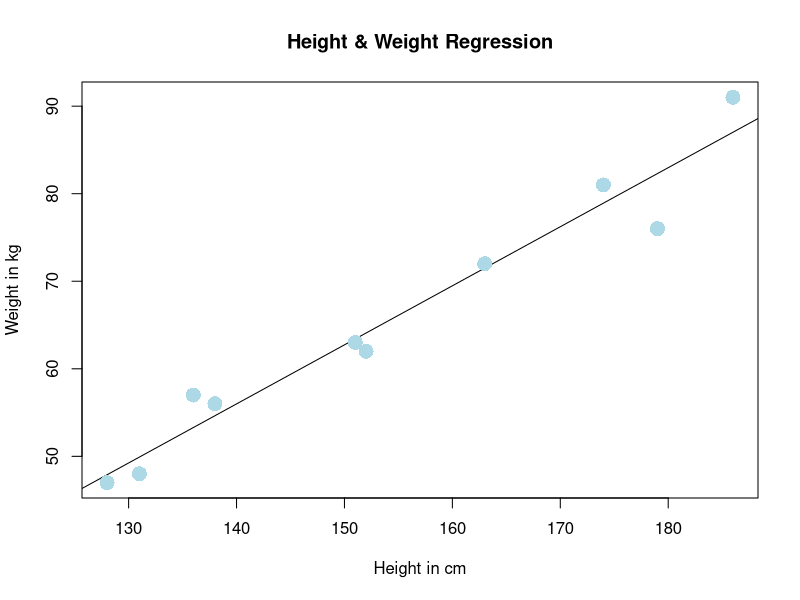
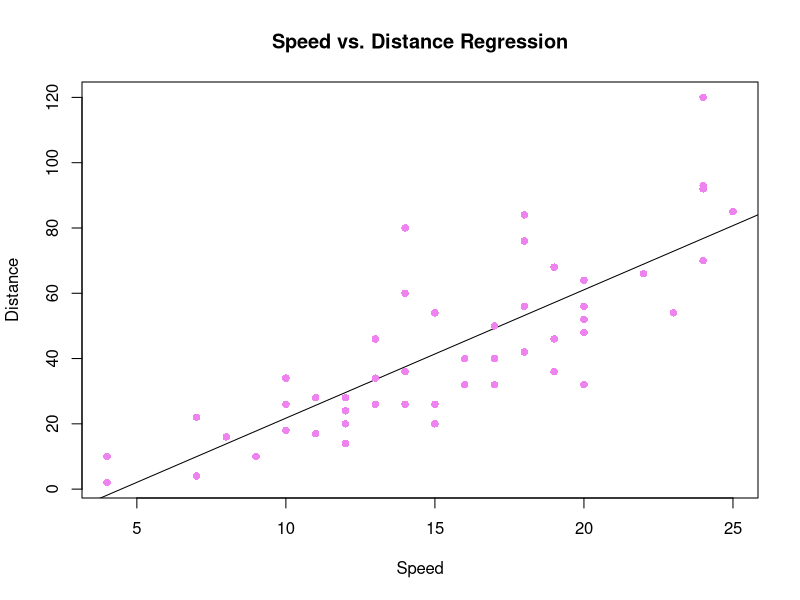

These charts were generated, in order, by the following R code: (Note: this script raises an error after producing the figures.)
x <- c(151, 174, 138, 186, 128, 136, 179, 163, 152, 131)
y <- c(63, 81, 56, 91, 47, 57, 76, 72, 62, 48)

# Create relation using linear model, lm()
relation <- lm(y~x)
print(relation)

# Result/Output:
# Coefficients:
#  (Intercept)            x  
#     -38.4551       0.6746  

print(summary(relation))

# Find weight if person weigh 170
a <- data.frame(x = 170)
result <- predict(relation, a)
print(result)

# Visualise
plot (x, y, xlab= "Height in cm" , ylab= "Weight in kg", col="lightblue", cex=2,
      main="Height & Weight Regression", abline(lm(y~x)), pch=16 )

# ----------------------------------------------------------------------------------------

# Using Built-In Dataset

x <- cars$speed
y <- cars$dist
model1 <- lm(y~x)
print(summary(model1))

# Visualise
plot(x, y, xlab = "Speed", ylab = "Distance",
     col="violet", pch=16, cex=1,
     main = "Speed vs. Distance Regression",
     abline(lm(y~x)))

# Predict
value_to_predict <- data.frame(x = c(26, 27, 28))
prediction <- predict(model1, value_to_predict)
print(prediction)

?lm
?predict

# -------------------------------------------------------------------------------------------

# KNN Analysis

install.packages("e1071")
install.packages("caTools")
install.packages("class")

data(iris)
head(iris)

split <- sample.split(iris, SplitRatio = 0.7)
train_set <- subset(iris, split == 'TRUE')
test_set <- subset(iris, split == 'FALSE')

head(train_scale)
head(train_set)

train_scale <- scale(train_set[, 1:4]) # Only scale numeric values (columns 1-4, for all rows)
test_scale <- scale(test_set[, 1:4])

knn_model <- knn(train = train_scale,
                 test = test_scale,
                 cl = train_set$Species,
                 k=1)
print(knn_model)

# Confusion Matrix
cm <- table(test_set$Species, knn_model) # What are the two values you want in the table?
print(cm)

# Sample error
misclassError <- mean(knn_model!=test_set$Species)
accuracy <- 1-misclassError
print(accuracy)

# Make k = 3
knn_model <- knn(train = train_scale,
                 test = test_scale,
                 cl = train_set$Species,
                 k=3)
print(knn_model)

cm <- table(test_set$Species, knn_model)
print(cm)

misclassError <- mean(knn_model!=test_set$Species)
print(1-misclassError)

# Accuracy: 0.933

# K=5
knn_model <- knn(train = train_scale,
                 test = test_scale,
                 cl = train_set$Species,
                 k = 5 )
print(knn_model)

cm <- table(test_set$Species, knn_model)
print(cm)

misclassError <- mean(knn_model!=test_set$Species)
print(1-misclassError)

# K=7
knn_model <- knn(train = train_scale,
                 test = test_scale,
                 cl = train_set$Species,
                 k = 7 )
print(knn_model)

cm <- table(test_set$Species, knn_model)
print(cm)

misclassError <- mean(knn_model!=test_set$Species)
print(1-misclassError)

# K=15
knn_model <- knn(train = train_scale,
                 test = test_scale,
                 cl = train_set$Species,
                 k = 7 )
print(knn_model)

cm <- table(test_set$Species, knn_model)
print(cm)

misclassError <- mean(knn_model!=test_set$Species)
print(1-misclassError)

# K = 19
knn_model <- knn(train = train_scale,
                 test = test_scale,
                 cl = train_set$Species,
                 k = 7 )
print(knn_model)

cm <- table(test_set$Species, knn_model)
print(cm)

misclassError <- mean(knn_model!=test_set$Species)
print(1-misclassError)




      
